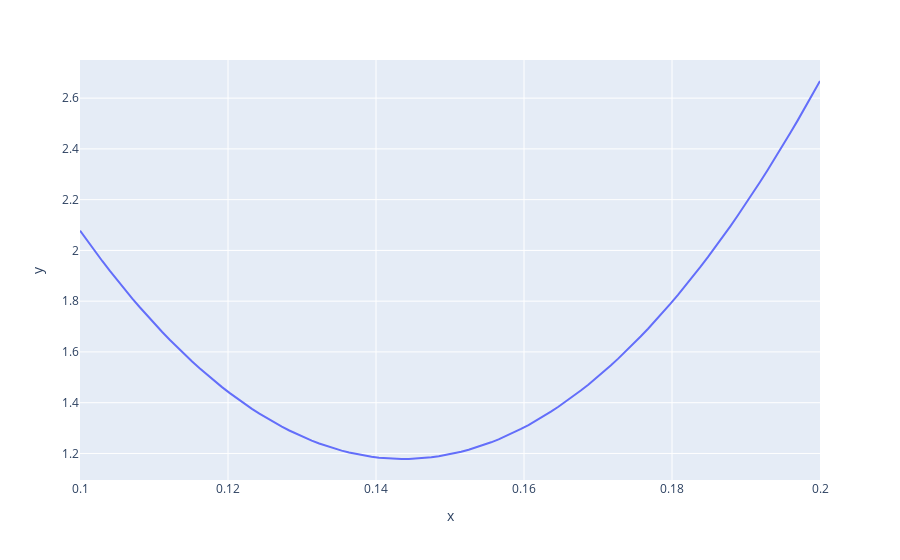

The cell this chart's notebook holds for it:
### Code cell
#mse
data = sns.load_dataset("tips")
data.head(5)
features = data[["total_bill"]]
tip = data['tip']
f = linear_model.LinearRegression(fit_intercept = False).fit(data[['total_bill']], data['tip'])
mse = mean_squared_error(data['tip'], f.predict(data[['total_bill']]))
thetas = np.linspace(0.1, 0.2, 100)
thetas
def mse_given_theta(theta):
    return mean_squared_error(data['total_bill'] * theta, data['tip'])
mses = [mse_given_theta(theta) for theta in thetas]
print(mses)
px.line(x = thetas, y = mses)
